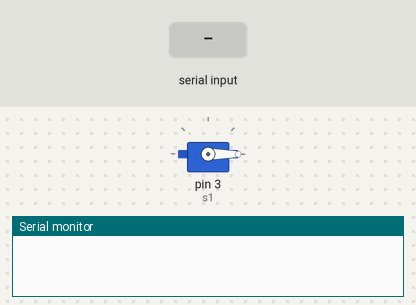
A sketch run on a simulated Arduino Uno, built with avr-gcc and run on an emulated ATmega328P. Parts: servo, the last lines printed to the serial monitor. The test bench sets the inputs (shaded band).

Above: at 1.2 s.
1.3 s: "30 150\n" received over Serial
At 3.1 s:
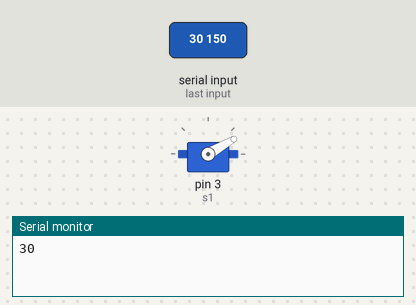
4.3 s: "200\n" received over Serial
At 5.6 s:
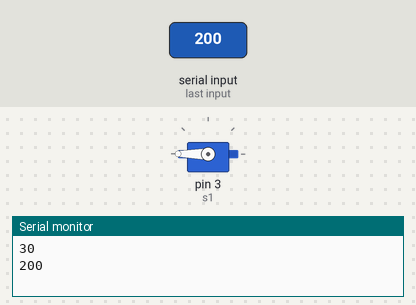
7.3 s: "90 45\n" received over Serial
At 9.1 s:
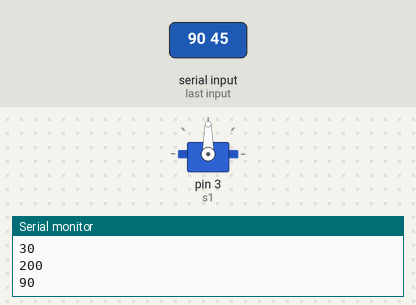
10.3 s: "90\n" received over Serial
At 13.3 s:
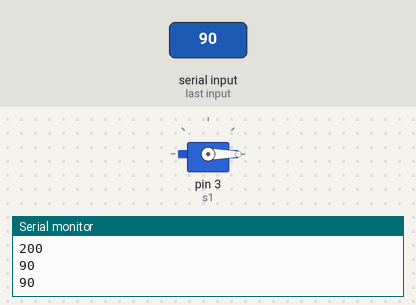
Timing chart, 0 to 14.3 s (numbered marks = the images above; inputs shaded):
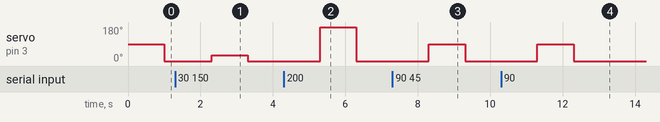

The sketch:

serial_test3.ino
```cpp
//char dataString[50] = {0};
#include <Servo.h>

String data = "";
int a =0;
int mid = 0;
Servo s1;

void setup() {
  Serial.begin(9600);              //Starting serial communication
  s1.attach(3);
}

void loop() {
  data = Serial.readString();
  mid = data.indexOf(" ");
  Serial.println(data.substring(0,mid));
  s1.write(data.substring(0,mid).toInt());
}
```

Measured:
- after the input at 1.3 s, servo on pin 3 (s1): 0° → 30° after 1.0 s, → 0° 1.0 s later
- after the input at 4.3 s, servo on pin 3 (s1): 0° → 180° after 1.0 s, → 0° 1.0 s later
- after the input at 7.3 s, servo on pin 3 (s1): 0° → 90° after 1.0 s, → 0° 1.0 s later
- after the input at 10.3 s, servo on pin 3 (s1): 0° → 90° after 1.0 s, → 0° 1.0 s later
